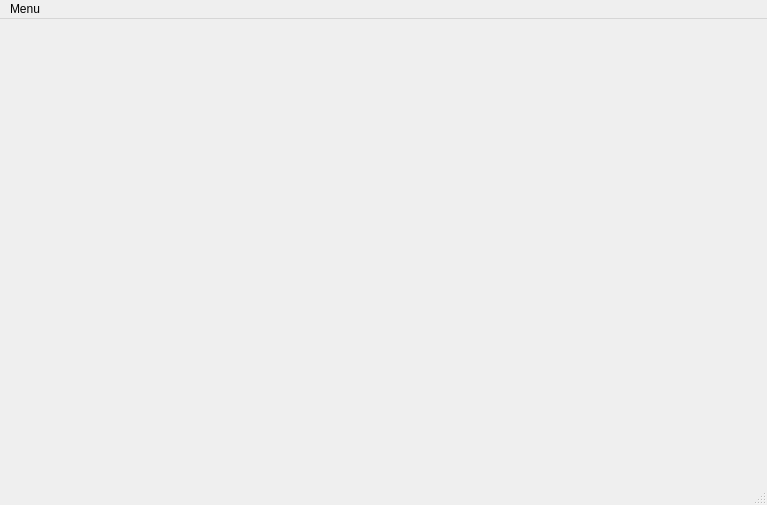
<?xml version="1.0" encoding="UTF-8"?>
<ui version="4.0">
 <class>MainWindow</class>
 <widget class="QMainWindow" name="MainWindow">
  <property name="geometry">
   <rect>
    <x>0</x>
    <y>0</y>
    <width>767</width>
    <height>505</height>
   </rect>
  </property>
  <property name="windowTitle">
   <string>Codenames - Espion</string>
  </property>
  <widget class="QWidget" name="centralwidget">
   <layout class="QGridLayout" name="gridLayout"/>
  </widget>
  <widget class="QMenuBar" name="menubar">
   <property name="geometry">
    <rect>
     <x>0</x>
     <y>0</y>
     <width>767</width>
     <height>30</height>
    </rect>
   </property>
   <widget class="QMenu" name="menuMenu">
    <property name="title">
     <string>Menu</string>
    </property>
    <addaction name="actionNouvelle_partie"/>
    <addaction name="actionObtenir_adresse_IP"/>
    <addaction name="actionObtenir_adresse_IP_globale"/>
   </widget>
   <addaction name="menuMenu"/>
  </widget>
  <widget class="QStatusBar" name="statusbar"/>
  <action name="actionNouvelle_partie">
   <property name="text">
    <string>Nouvelle partie</string>
   </property>
  </action>
  <action name="actionObtenir_adresse_IP">
   <property name="text">
    <string>Obtenir adresse IP locale</string>
   </property>
  </action>
  <action name="actionObtenir_adresse_IP_globale">
   <property name="text">
    <string>Obtenir adresse IP externe</string>
   </property>
  </action>
 </widget>
 <resources/>
 <connections/>
</ui>
